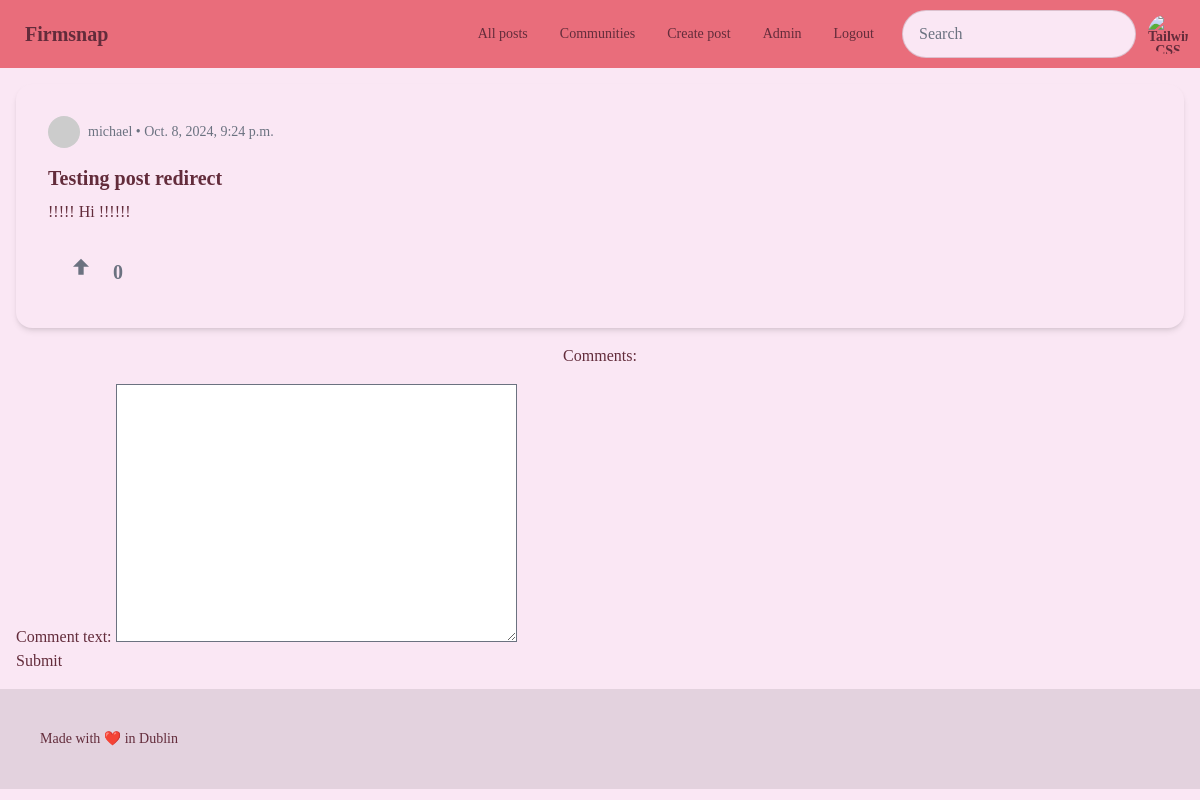
The app's page /app/post/6 (signed in) with its own data.
### app/models.py (models this page shows, shortened)
class Post(models.Model):
    organisation_id = models.ForeignKey(Organisation, on_delete=models.CASCADE)
    user_id = models.ForeignKey(User, on_delete=models.CASCADE)
    post_title = models.CharField(max_length=200, default="Untitled Post")
    post_text = models.TextField(max_length=2000)
    pub_date = models.DateTimeField(auto_now_add=True)
    votes = models.IntegerField(default=0)

class User(AbstractUser):
    organisation_id = models.ForeignKey(Organisation, on_delete=models.CASCADE, null=True, blank=True)
    is_org_admin = models.BooleanField(default=False)
    is_active = models.BooleanField(default=True)

### app/views.py (the view)
# urls.py: path("post/<int:post_id>", views.post_detail, name="post_detail"),
def post_detail(request, post_id):
    user = request.user
    post_obj = get_object_or_404(Post, id=post_id)
    if user.is_authenticated and user.organisation_id == post_obj.organisation_id:
        if request.method == 'POST':
            comment_form = CommentCreationForm(request.POST)
            if comment_form.is_valid():
                new_comment = comment_form.save(commit=False)
                new_comment.user_id = request.user
                new_comment.post_id = Post.objects.get(pk=post_id)
                new_comment.save()
                return redirect('post_detail', post_id=post_id)
        else:
            comment_form = CommentCreationForm()
        list_of_comments = Comment.objects.filter(post_id=post_id)
        template = loader.get_template("app/post_detail.html")
        context = {"post_obj" : post_obj, "list_of_comments": list_of_comments,'comment_form': comment_form, 'post_id':post_id}
        return HttpResponse(template.render(context, request))
    else:
        return redirect('login')

### app/forms.py
class CommentCreationForm(forms.ModelForm):
    class Meta:
        model = Comment
        fields = ['comment_text']

### app/templates/app/post_detail.html (shortened to what this page needs)
{% extends 'app/base.html' %}
{% block content %}
    {% if post_obj %}
        <div class="card w-full bg-base-100 shadow-md mb-4">
            <div class="card-body">
                <div class="flex items-center mb-2">
                    <div class="avatar">
                        <div class="w-8 h-8 rounded-full">
                            <img src="https://i.pravatar.cc/150?img=3" alt="User Avatar" />
                        </div>
                    </div>
                    <span class="ml-2 text-sm text-gray-500">{{ post_obj.user_id.username }} • {{ post_obj.pub_date }}</span>
                </div>
                <h2 class="card-title">
                    {{ post_obj.post_title }}
                </h2>
                <p> {{ post_obj.post_text }} </p>
                <div class="card-actions mt-4">
                    <div class="flex space-x-2">
                        <button class="btn btn-ghost text-gray-500 hover:text-green-500 flex items-center space-x-2">
                            <svg xmlns="http://www.w3.org/2000/svg" class="h-8 w-8 inline" fill="currentColor" viewBox="0 0 24 24">
                                <path d="M12 2l-6 6h4v6h4v-6h4z"/>
                            </svg>
                            <span class="text-xl font-bold">{{ post_obj.votes }}</span>
                        </button>
                    </div>
                </div>
            </div>
        </div>
    <div class="flex flex-col items-center justify-center mb-4">
    <p>Comments:</p>
    </div>
    <form action="{% url 'post_detail' post_id%}" method="post">
        {{ comment_form }}
        <input type="submit" value="Submit">
    </form>
    {% else %}
        <p>Post not found</p>
    {% endif %}
{% endblock %}

### records on screen
Post: user_id.username "michael", pub_date "Oct. 8, 2024, 9:24 p.m.", post_title "Testing post redirect", post_text "!!!!! Hi !!!!!!", votes "0"
